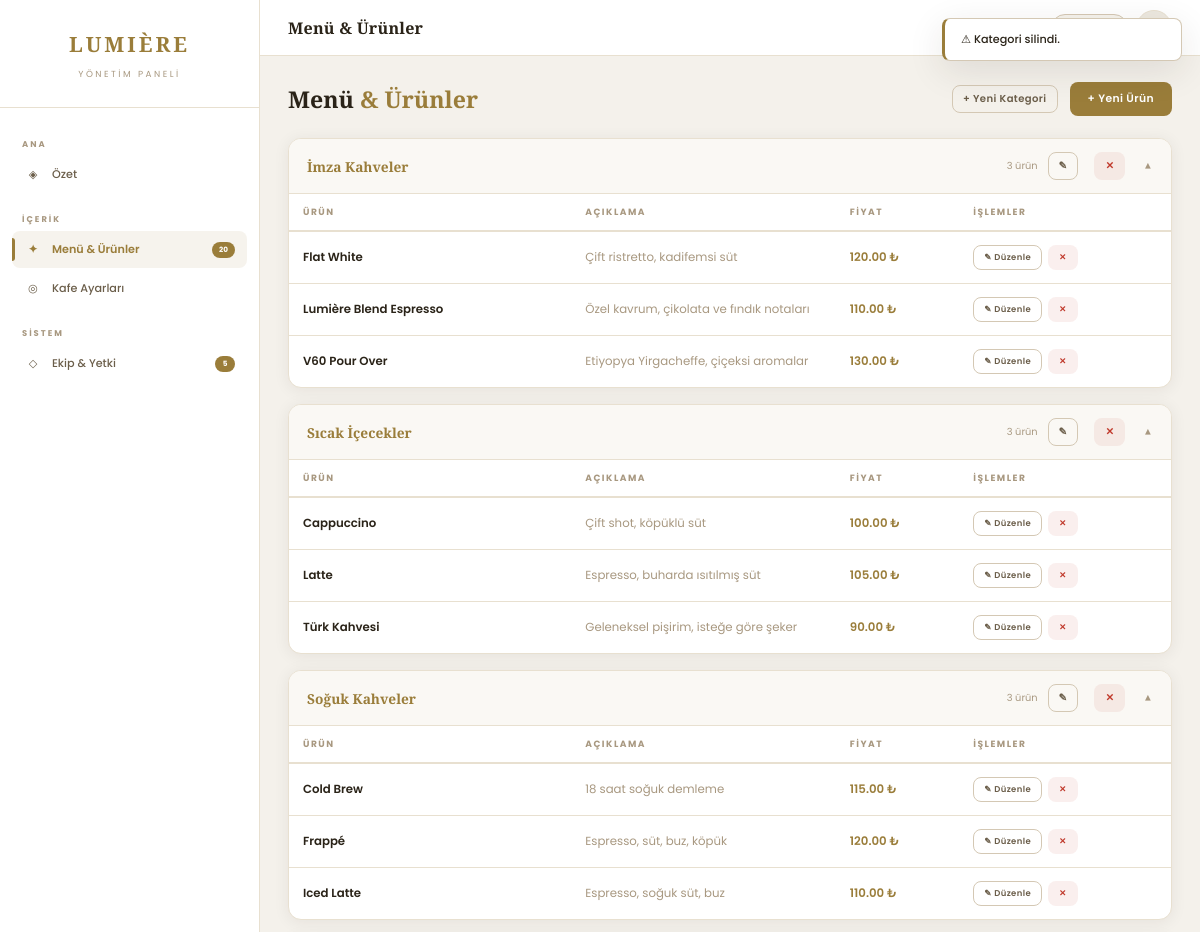
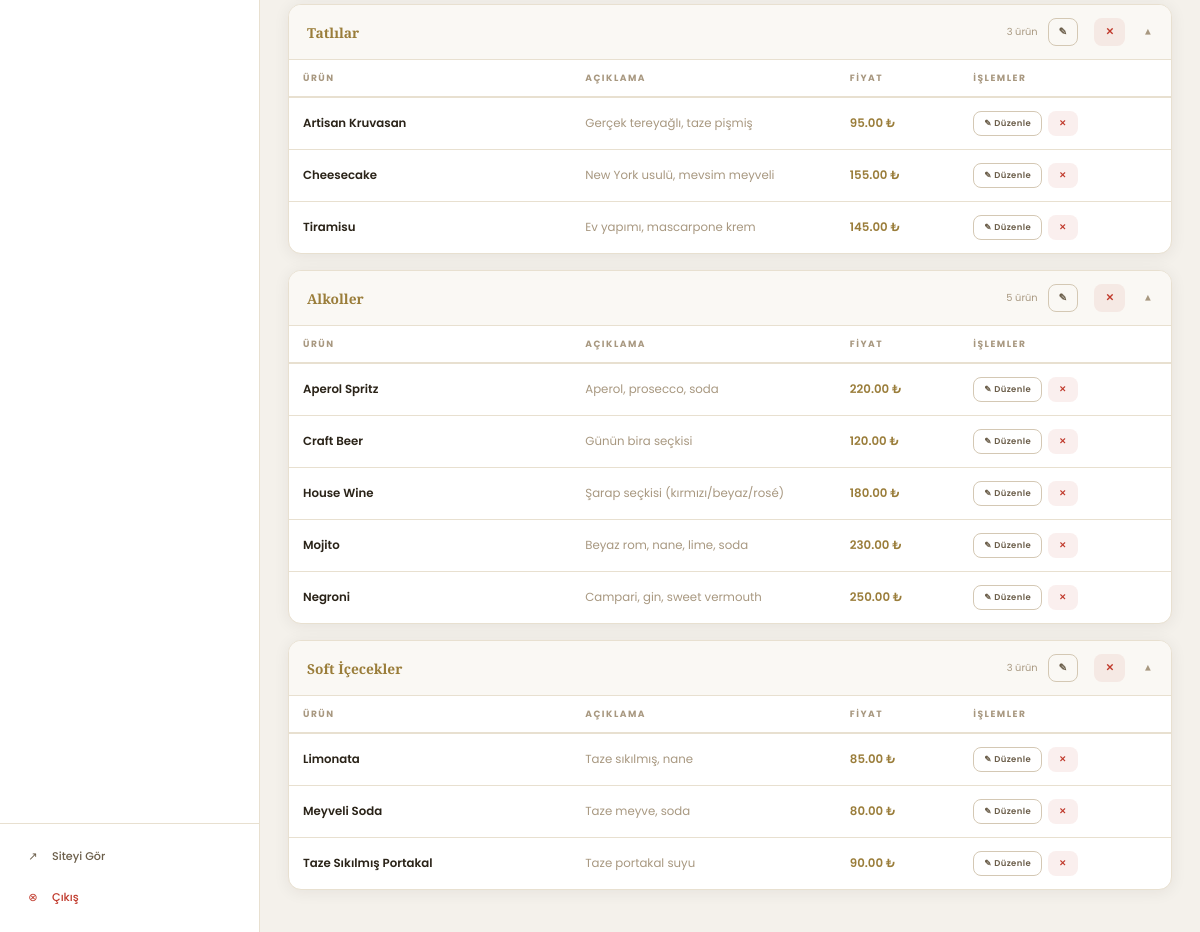
Page /admin.php?tab=urunler&msj=kat_silindi (signed in) on the committed database (2 pictures, top to bottom).
### tables this page shows
CREATE TABLE IF NOT EXISTS kategoriler (
    id     INT           AUTO_INCREMENT PRIMARY KEY,
    ad     VARCHAR(100)  NOT NULL,
    hedef  ENUM('barista','barmen') NOT NULL DEFAULT 'barista',
    sira   INT           NOT NULL DEFAULT 0,
    aktif  TINYINT(1)    NOT NULL DEFAULT 1,
    UNIQUE KEY uq_kategori_ad (ad)
);

CREATE TABLE IF NOT EXISTS urunler (
    id          INT             AUTO_INCREMENT PRIMARY KEY,
    kategori_id INT             DEFAULT NULL,
    kategori    VARCHAR(100)    DEFAULT '',
    ad          VARCHAR(255)    NOT NULL,
    aciklama    VARCHAR(500)    DEFAULT '',
    fiyat       DECIMAL(10,2)   NOT NULL DEFAULT 0.00,
    aktif       TINYINT(1)      NOT NULL DEFAULT 1,
    olusturuldu TIMESTAMP       DEFAULT CURRENT_TIMESTAMP,
    CONSTRAINT fk_urun_kategori
        FOREIGN KEY (kategori_id) REFERENCES kategoriler(id)
        ON DELETE SET NULL
        ON UPDATE CASCADE
);

### admin.php (the view, shortened to what this page needs)
<?php
require_once 'config.php';
$mesaj    = '';
$mesajTip = '';
$kategoriler  = $db->query("SELECT * FROM kategoriler ORDER BY sira ASC, ad ASC")->fetchAll();
$urunler      = $db->query("SELECT u.*, k.ad AS kat_adi FROM urunler u LEFT JOIN kategoriler k ON u.kategori_id=k.id ORDER BY k.sira ASC, u.ad ASC")->fetchAll();
$kullanicilar = $db->query("SELECT * FROM kullanicilar ORDER BY rol ASC")->fetchAll();
$urunlerByKat = [];
foreach ($urunler as $u) {
    $key = $u['kategori'] ?: 'Kategorisiz';
    $urunlerByKat[$key][] = $u;
}
$toplamUrun      = count($urunler);
$toplamPersonel  = count($kullanicilar);
if (isset($_GET['msj'])) {
    $mm = ['urun_silindi'=>['Ürün kaldırıldı.','warn'],'kat_silindi'=>['Kategori silindi.','warn'],'user_silindi'=>['Kullanıcı silindi.','warn']];
    if (isset($mm[$_GET['msj']])) [$mesaj,$mesajTip] = $mm[$_GET['msj']];
}
$aktifTab = $_GET['tab'] ?? 'dashboard';
?>
<!DOCTYPE html>
<html lang="tr" data-theme="light">
<head>
</head>
<body>
<aside class="sidebar">
    <div class="sb-brand">
        <span class="sb-logo">LUMIÈRE</span>
        <span class="sb-sub">Yönetim Paneli</span>
    </div>
    <nav class="sb-nav">
        <div class="sb-label">Ana</div>
        <button class="nb <?= $aktifTab==='dashboard'?'active':'' ?>" onclick="sw('dashboard')">
            <span class="nb-ic">◈</span>Özet
        </button>
        <div class="sb-label" style="margin-top:8px">İçerik</div>
        <button class="nb <?= $aktifTab==='urunler'?'active':'' ?>" onclick="sw('urunler')">
            <span class="nb-ic">✦</span>Menü & Ürünler
            <?php if($toplamUrun>0): ?><span class="nb-badge"><?= $toplamUrun ?></span><?php endif; ?>
        </button>
        <button class="nb <?= $aktifTab==='ayarlar'?'active':'' ?>" onclick="sw('ayarlar')">
            <span class="nb-ic">◎</span>Kafe Ayarları
        </button>
        <div class="sb-label" style="margin-top:8px">Sistem</div>
        <button class="nb <?= $aktifTab==='kullanicilar'?'active':'' ?>" onclick="sw('kullanicilar')">
            <span class="nb-ic">◇</span>Ekip & Yetki
            <span class="nb-badge"><?= $toplamPersonel ?></span>
        </button>
    </nav>
    <div class="sb-foot">
        <a href="index.php" target="_blank" class="nb"><span class="nb-ic">↗</span>Siteyi Gör</a>
        <a href="logout.php" class="nb nb-red"><span class="nb-ic">⊗</span>Çıkış</a>
    </div>
</aside>
<div class="main">
    <div class="topbar">
        <div class="tb-title" id="tb-title">Özet</div>
        <div class="fxc gap8">
            <div class="tb-user">👤 <span><?= htmlspecialchars($_SESSION['kullanici']) ?></span></div>
            <button class="theme-btn" id="themeBtn" onclick="toggleTheme()">🌙</button>
        </div>
    </div>
    <div class="content">
    <div class="tab-pane <?= $aktifTab==='urunler'?'active':'' ?>" id="tab-urunler">
        <div class="ph">
            <div class="ph-title">Menü <span>& Ürünler</span></div>
            <button class="btn btn-out btn-sm" onclick="openModal('katEkleModal')">+ Yeni Kategori</button>
            <button class="btn btn-gold" onclick="openModal('urunEkleModal')">+ Yeni Ürün</button>
        </div>
        <?php if(empty($kategoriler) && empty($urunlerByKat)): ?>
        <div class="panel"><div class="pb"><div class="empty"><div class="empty-ic">☕</div><div class="empty-t">Menü Boş</div><div class="empty-d">Önce kategori, sonra ürün ekleyin.</div></div></div></div>
        <?php else: ?>
        <?php foreach($kategoriler as $kat):
            $items = $urunlerByKat[$kat['ad']] ?? [];
        ?>
        <div class="panel mb16">
            <div class="kat-hd open" onclick="toggleKat(this)">
                <span class="kat-name"><?= htmlspecialchars($kat['ad']) ?></span>
                <span class="kat-cnt"><?= count($items) ?> ürün</span>
                <button class="btn btn-out btn-sm" onclick="event.stopPropagation();openKatEdit(<?= $kat['id'] ?>,'<?= htmlspecialchars(addslashes($kat['ad'])) ?>',<?= $kat['sira'] ?>)" style="margin-right:6px">✎</button>
                <a href="admin.php?sil_kat=<?= $kat['id'] ?>" class="btn btn-del btn-sm" onclick="event.stopPropagation();return confirm('Kategoriyi sil? Ürünler kategorisiz kalır.')">✕</a>
                <span class="kat-arr" style="margin-left:8px">▼</span>
            </div>
            <div class="kat-body">
                <?php if(empty($items)): ?>
                <div class="empty" style="padding:20px 0"><div class="empty-d">Bu kategoride ürün yok. Ürün eklerken bu kategoriyi seçin.</div></div>
                <?php else: ?>
                <table class="dt">
                    <thead><tr><th style="width:32%">Ürün</th><th style="width:30%">Açıklama</th><th style="width:14%">Fiyat</th><th style="width:24%">İşlemler</th></tr></thead>
                    <tbody>
                    <?php foreach($items as $u): ?>
                    <tr>
                        <td class="fw6"><?= htmlspecialchars($u['ad']) ?></td>
                        <td class="tc-3"><?= htmlspecialchars($u['aciklama']?:'—') ?></td>
                        <td class="tc-g fw6"><?= number_format($u['fiyat'],2) ?> ₺</td>
                        <td>
                            <div class="fxc gap6">
                                <button class="btn btn-out btn-sm" onclick="openUrunEdit(<?= $u['id'] ?>,'<?= htmlspecialchars(addslashes($u['ad'])) ?>',<?= (int)($u['kategori_id']??0) ?>,'<?= $u['fiyat'] ?>','<?= htmlspecialchars(addslashes($u['aciklama'])) ?>')">✎ Düzenle</button>
                                <a href="admin.php?sil_urun=<?= $u['id'] ?>" class="btn btn-del btn-sm" onclick="return confirm('\"<?= htmlspecialchars(addslashes($u['ad'])) ?>\" silinsin mi?')">✕</a>
                            </div>
                        </td>
                    </tr>
                    <?php endforeach; ?>
                    </tbody>
                </table>
                <?php endif; ?>
            </div>
        </div>
        <?php endforeach; ?>
        <?php endif; ?>
    </div>
    </div>
</div>
<?php if($mesaj): ?>
<div class="toast-w" id="toastWrap">
    <div class="toast <?= $mesajTip ?>">
        <?= $mesajTip==='ok'?'✓':($mesajTip==='err'?'✕':'⚠') ?>
        <?= htmlspecialchars($mesaj) ?>
    </div>
</div>
<?php endif; ?>
</body>
</html>

### rows in the picture
kategoriler: ad "İmza Kahveler", ad "3"
urunler: ad "Flat White", aciklama "Çift ristretto, kadifemsi süt", fiyat "120.00"
urunler: ad "Lumière Blend Espresso", aciklama "Özel kavrum, çikolata ve fındık notaları", fiyat "110.00"
urunler: ad "V60 Pour Over", aciklama "Etiyopya Yirgacheffe, çiçeksi aromalar", fiyat "130.00"
kategoriler: ad "Sıcak İçecekler", ad "3"
urunler: ad "Cappuccino", aciklama "Çift shot, köpüklü süt", fiyat "100.00"
urunler: ad "Latte", aciklama "Espresso, buharda ısıtılmış süt", fiyat "105.00"
urunler: ad "Türk Kahvesi", aciklama "Geleneksel pişirim, isteğe göre şeker", fiyat "90.00"
kategoriler: ad "Soğuk Kahveler", ad "3"
urunler: ad "Cold Brew", aciklama "18 saat soğuk demleme", fiyat "115.00"
urunler: ad "Frappé", aciklama "Espresso, süt, buz, köpük", fiyat "120.00"
urunler: ad "Iced Latte", aciklama "Espresso, soğuk süt, buz", fiyat "110.00"
kategoriler: ad "Tatlılar", ad "3"
urunler: ad "Artisan Kruvasan", aciklama "Gerçek tereyağlı, taze pişmiş", fiyat "95.00"
urunler: ad "Cheesecake", aciklama "New York usulü, mevsim meyveli", fiyat "155.00"
urunler: ad "Tiramisu", aciklama "Ev yapımı, mascarpone krem", fiyat "145.00"
kategoriler: ad "Alkoller", ad "5"
urunler: ad "Aperol Spritz", aciklama "Aperol, prosecco, soda", fiyat "220.00"
urunler: ad "Craft Beer", aciklama "Günün bira seçkisi", fiyat "120.00"
urunler: ad "House Wine", aciklama "Şarap seçkisi (kırmızı/beyaz/rosé)", fiyat "180.00"
urunler: ad "Mojito", aciklama "Beyaz rom, nane, lime, soda", fiyat "230.00"
urunler: ad "Negroni", aciklama "Campari, gin, sweet vermouth", fiyat "250.00"
kategoriler: ad "Soft İçecekler", ad "3"
urunler: ad "Limonata", aciklama "Taze sıkılmış, nane", fiyat "85.00"
urunler: ad "Meyveli Soda", aciklama "Taze meyve, soda", fiyat "80.00"
urunler: ad "Taze Sıkılmış Portakal", aciklama "Taze portakal suyu", fiyat "90.00"

### other values in the picture
$toplamUrun "20"
$toplamPersonel "5"
$mesaj "Kategori silindi."
